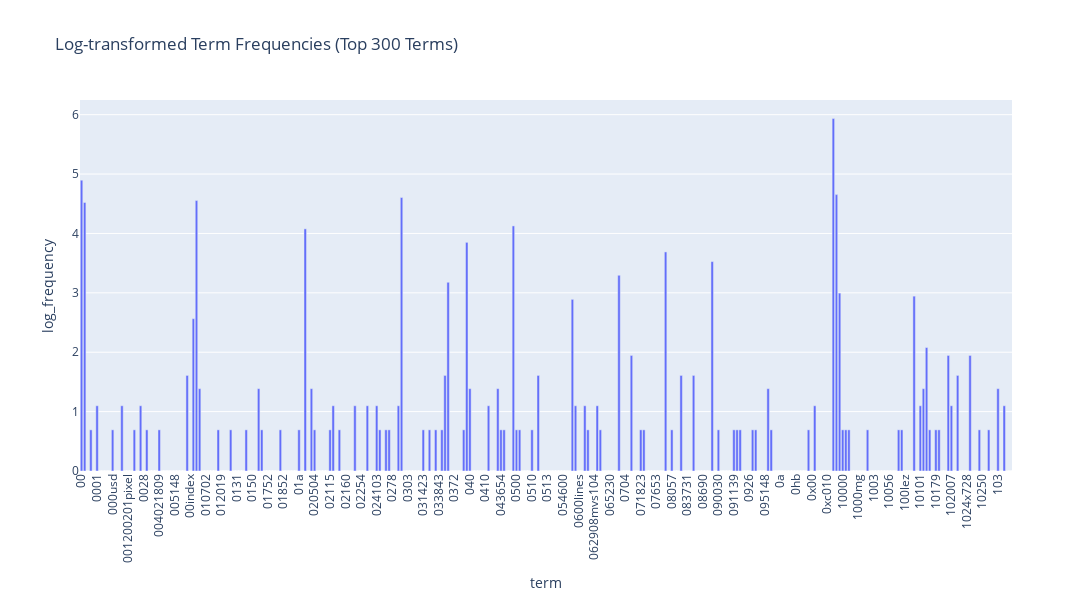

Notebook code cell kept with this figure:
### Markdown cell above
### >>> **Exercise 15 (take home):** 
You can copy the code from the previous exercise and change the 'term_frequencies' variable for the 'term_frequencies_log', comment about the differences that you observe and talk about other possible insights that we can get from a log distribution.

### Code cell
# Answer here
"""
我將詞頻取對數後再製圖，這題一樣使用Plotly繪製互動長條圖。對數轉換可以讓低頻詞在圖上更容易被辨識。而與原本的圖做比較能發現原本的低頻率詞在圖上幾乎看不到，經過log處理後更能清楚呈現了。但這題我沒有依照頻率排序、顯示長尾效應，因為這會讓log前後的對比不明顯(排序後不好觀察原本的低頻率詞)。
"""

import math
import plotly.express as px

term_frequencies_log = [math.log(i) for i in term_frequencies]

terms = count_vect.get_feature_names_out()[:300]
freqs_log = term_frequencies_log[:300]

import pandas as pd
df_log = pd.DataFrame({"term": terms, "log_frequency": freqs_log})

fig = px.bar(df_log, x="term", y="log_frequency", 
             title="Log-transformed Term Frequencies (Top 300 Terms)")
fig.update_layout(xaxis_tickangle=-90, width=1200, height=600)
fig.show()

### Figure 1 — Plotly figure (JSON) as saved in the notebook; plotly's stock layout.template omitted (floating-point values rounded to 4 significant figures; data arrays with more than 128 entries replaced by an {"elided": "..."} marker saying what was removed)
{"data": [{"hovertemplate": "term=%{x}<br>log_frequency=%{y}<extra></extra>", "legendgroup": "", "marker": {"color": "#636efa", "pattern": {"shape": ""}}, "name": "", "orientation": "v", "showlegend": false, "textposition": "auto", "type": "bar", "x": {"elided": "300 str values"}, "xaxis": "x", "y": {"elided": "300 float values"}, "yaxis": "y"}], "layout": {"barmode": "relative", "height": 600, "legend": {"tracegroupgap": 0}, "title": {"text": "Log-transformed Term Frequencies (Top 300 Terms)"}, "width": 1200, "xaxis": {"anchor": "y", "domain": [0, 1], "tickangle": -90, "title": {"text": "term"}}, "yaxis": {"anchor": "x", "domain": [0, 1], "title": {"text": "log_frequency"}}}}
